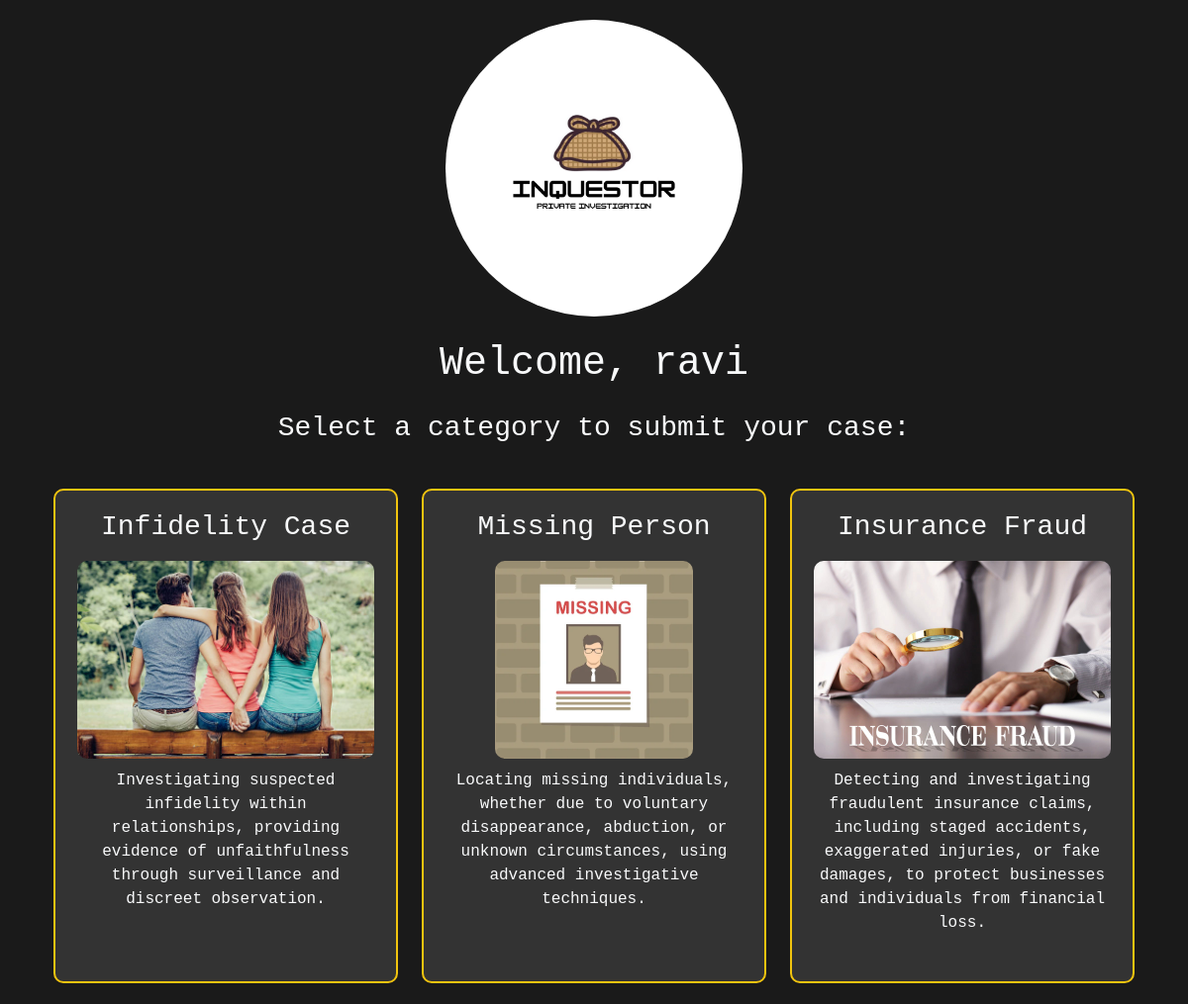
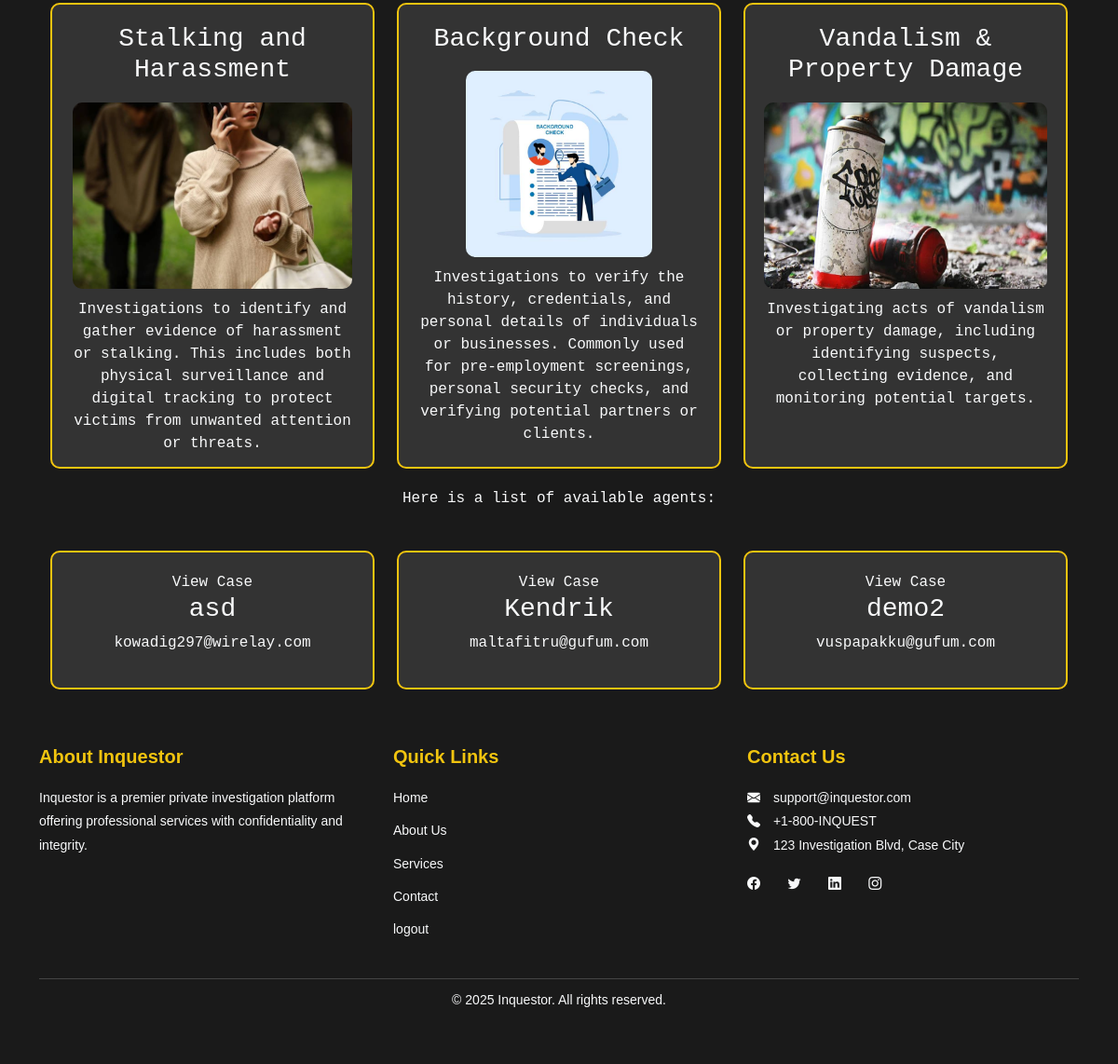
The page /user (signed in) on the database its author committed (2 pictures, top to bottom).
### agent/models.py (models this page shows)
class CaseCategory(models.Model):
    c_name = models.CharField(max_length=255)
    c_image=models.FileField()
    c_disc=models.TextField()

class Agent(models.Model):
    user = models.ForeignKey(User, on_delete=models.SET_NULL, null=True, blank=True)
    name=models.CharField(max_length=50)
    email=models.EmailField()
    phone = models.CharField(max_length=15)
    address = models.TextField(default="Not provided")
    password=models.TextField()
    is_active = models.BooleanField(default=True)

### agent/views.py (the view)
# urls.py: path('user', views.user_home, name='user_home'),
def user_home(req):
    categories = CaseCategory.objects.all()
    agents = Agent.objects.all()
    return render(req, 'client/userhome.html', {'categories': categories,'agents': agents})

### templates/client/userhome.html (shortened to what this page needs)
<!DOCTYPE html>
<html lang="en">
<head>
    {% load static %}
    <link rel="stylesheet" href="https://cdn.jsdelivr.net/npm/bootstrap@5.3.0/dist/css/bootstrap.min.css">
    <link rel="stylesheet" href="https://cdn.jsdelivr.net/npm/bootstrap-icons/font/bootstrap-icons.css">
</head>
<body>
    <div class="container">
        <img class="logo" src="{% static 'img/inquestor.png' %}" alt="Website Logo">
        <h1 class="text-center my-4">Welcome, {{ user.first_name }}</h1>
        <h3 class="text-center">Select a category to submit your case:</h3>
        <div class="categories-container row g-4">
            {% for c in categories %}
            <div class="col-md-4">
                <div class="category-card">
                    <a href="{% url 'submit_case' c.id %}">
                        <h3>{{ c.c_name }}</h3>
                        {% if c.c_image %}
                            <img src="{{ c.c_image.url }}" alt="{{ c.c_name }} image">
                        {% else %}
                            <p>No image available</p>
                        {% endif %}
                        <p>{{ c.c_disc }}</p>
                    </a>
                </div>
            </div>
            {% endfor %}
        </div>
    </div>
    <div class="container">
        <p class="text-center">Here is a list of available agents:</p>
        <div class="agents-container row g-4">
            {% for agent in agents %}
            <div class="col-md-4">
                <div class="agent-card">
                    <a href="{% url 'agent_profile' agent.id %}">View Case</a>
                        <h3>{{ agent.user.username }}</h3>
                        <p>{{ agent.user.email }}</p>
                </div>
            </div>
            {% endfor %}
        </div>
    </div>
    <footer class="footer">
        <div class="container">
            <div class="row">
                <div class="col-md-4 footer-about">
                    <h5>About Inquestor</h5>
                    <p>Inquestor is a premier private investigation platform offering professional services with confidentiality and integrity.</p>
                </div>
                <div class="col-md-4 footer-links">
                    <h5>Quick Links</h5>
                    <ul class="list-unstyled">
                        <li><a href="#">Home</a></li>
                        <li><a href="#">About Us</a></li>
                        <li><a href="#">Services</a></li>
                        <li><a href="contact/">Contact</a></li>
                        <li><a href="logout/">logout</a></li>
                    </ul>
                </div>
                <div class="col-md-4 footer-contact">
                    <h5>Contact Us</h5>
                    <p>
                        <i class="bi bi-envelope-fill"></i> support@inquestor.com<br>
                        <i class="bi bi-telephone-fill"></i> +1-800-INQUEST<br>
                        <i class="bi bi-geo-alt-fill"></i> 123 Investigation Blvd, Case City
                    </p>
                    <div class="social-icons">
                        <a href="#" class="social-icon"><i class="bi bi-facebook"></i></a>
                        <a href="#" class="social-icon"><i class="bi bi-twitter"></i></a>
                        <a href="#" class="social-icon"><i class="bi bi-linkedin"></i></a>
                        <a href="#" class="social-icon"><i class="bi bi-instagram"></i></a>
                    </div>
                </div>
            </div>
            <div class="footer-bottom text-center mt-4">
                <p>&copy; 2025 Inquestor. All rights reserved.</p>
            </div>
        </div>
    </footer>
</body>
</html>

### templates/client/userhome.html (style rules this page uses)
body { background-color: #1a1a1a; color: #f8f9fa; font-family: 'Courier New', Courier, monospace; }
.categories-container { margin: 20px auto; max-width: 1200px; }
.category-card { background: #333; border: 2px solid #f1c40f; border-radius: 10px; padding: 20px; text-align: center; transition: transform 0.3s, background 0.3s; height: 500px; }
.category-card a { text-decoration: none; color: inherit; }
.agents-container { margin: 20px auto; max-width: 1200px; }
.agent-card { background: #333; border: 2px solid #f1c40f; border-radius: 10px; padding: 20px; text-align: center; transition: transform 0.3s, background 0.3s; }
.agent-card a { text-decoration: none; color: inherit; }
.footer { background: #1a1a1a; color: #f8f9fa; padding: 40px 20px; font-family: Arial, sans-serif; }
.footer h5 { font-weight: bold; margin-bottom: 20px; color: #f1c40f; }
.footer p, .footer a { color: #f8f9fa; font-size: 14px; line-height: 1.8; }
.footer a { text-decoration: none; transition: color 0.3s; }
.footer-links ul { padding: 0; list-style: none; }
.footer-links ul li { margin-bottom: 10px; }
.footer-links ul li a { color: #f8f9fa; }
.footer-contact i { margin-right: 10px; }
.social-icons { margin-top: 10px; }
.social-icon { display: inline-block; margin-right: 15px; font-size: 20px; color: #f8f9fa; transition: color 0.3s; }
.footer-bottom { border-top: 1px solid #444; padding-top: 10px; font-size: 14px; }
.category-card img { max-width: 100%; height: 200px; border-radius: 10px; margin-top: 10px; margin-bottom: 10px; }
.logo { display: block; margin: 20px auto; max-width: 300px; height: auto; border-radius: 50%; }

### rows shown on the page
CaseCategory: c_name "Infidelity Case", c_image (picture), c_disc "Investigating suspected infidelity within relationships, providing evidence of unfaithfulness through surveillance and discreet observation."
CaseCategory: c_name "Missing Person", c_image (picture), c_disc "Locating missing individuals, whether due to voluntary disappearance, abduction, or unknown circumstances, using advanced investigative techniques."
CaseCategory: c_name "Insurance Fraud", c_image (picture), c_disc "Detecting and investigating fraudulent insurance claims, including staged accidents, exaggerated injuries, or fake damages, to protect businesses and individuals from financial loss."
CaseCategory: c_name "Stalking and Harassment", c_image (picture), c_disc "Investigations to identify and gather evidence of harassment or stalking. This includes both physical surveillance and digital tracking to protect victims from unwanted attention or threats."
CaseCategory: c_name "Background Check", c_image (picture), c_disc "Investigations to verify the history, credentials, and personal details of individuals or businesses. Commonly used for pre-employment screenings, personal security checks, and verifying potential partners or clients."
CaseCategory: c_name "Vandalism & Property Damage", c_image (picture), c_disc "Investigating acts of vandalism or property damage, including identifying suspects, collecting evidence, and monitoring potential targets."
Agent: user.username "asd", user.email "kowadig297@wirelay.com"
Agent: user.username "Kendrik", user.email "maltafitru@gufum.com"
Agent: user.username "demo2", user.email "vuspapakku@gufum.com"

### other values the page prints
{{ user.first_name }} "ravi"
